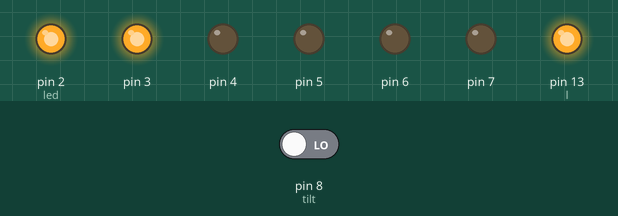
Bench run of a sketch on a simulated Arduino Uno, built with avr-gcc and run on an emulated ATmega328P. On the bench: output pins drawn as LEDs (lit = HIGH). Inputs (shaded band) come from the test bench; at power-on: pin 8 (tilt) LOW.

Above: at 21.4 s.
21.5 s: pin 8 (tilt) driven HIGH
At 30.7 s:
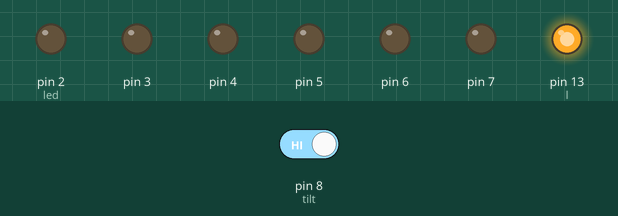
41.5 s: pin 8 (tilt) driven LOW
At 60.9 s:
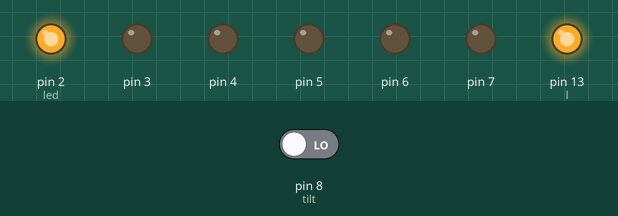
At 81.0 s:
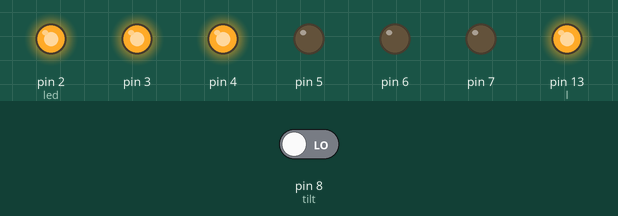
Timing chart, 0 to 101.5 s (numbered marks = the images above; inputs shaded):
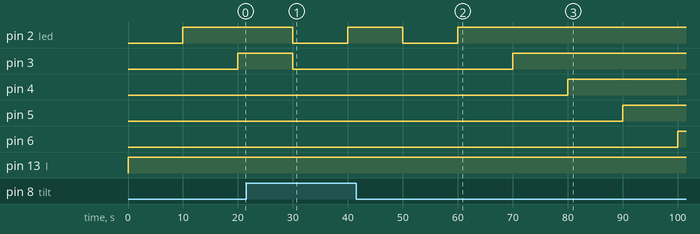

Measured:
- after the input at 21.5 s, pin 2 (led): HIGH → LOW after 8.5 s, → HIGH 10.0 s later; pin 3: HIGH → LOW after 8.5 s; pin 4: stays LOW (without the input it goes to HIGH after 8.5 s); pin 5: stays LOW (without the input it goes to HIGH after 18.5 s)
- after the input at 41.5 s, pin 7: stays LOW (without the input it goes to HIGH after 48.5 s); pin 13 (l): stays HIGH (without the input it goes to LOW after 48.5 s)

The sketch:

Digital_Hourglass_08.ino
```cpp
const int tilt = 8;
unsigned long previousTime = 0;
int switchState = 0;
int prevswitchState = 0;
int led = 2;
long interval = 10000;
int l=13;

void setup(){
  for(int x = 2;x<8;x++){
    pinMode(x,OUTPUT);
  }

  pinMode(l,OUTPUT);
  digitalWrite(l,LOW);

  pinMode(tilt,INPUT);
}

void loop(){
  unsigned long currentTime = millis();
  if (currentTime>0){
    digitalWrite(l,HIGH);
  }
  if (currentTime - previousTime > interval){
    previousTime = currentTime;
    digitalWrite(led,HIGH);
    led++;
    if(led == 8){
      digitalWrite(l,LOW);
      for(int x = 2;x<8;x++){
        delay(250);
        digitalWrite(x,LOW);
      }
      for(int x = 2;x<8;x++){
        digitalWrite(x,HIGH);
      }
    }
    switchState= digitalRead(tilt);
    if(switchState != prevswitchState){
      for(int x = 2;x<8;x++){
        digitalWrite(x,LOW);
      }
      led =2;
      previousTime = currentTime;
    }
    prevswitchState = switchState;
  }
}
```
